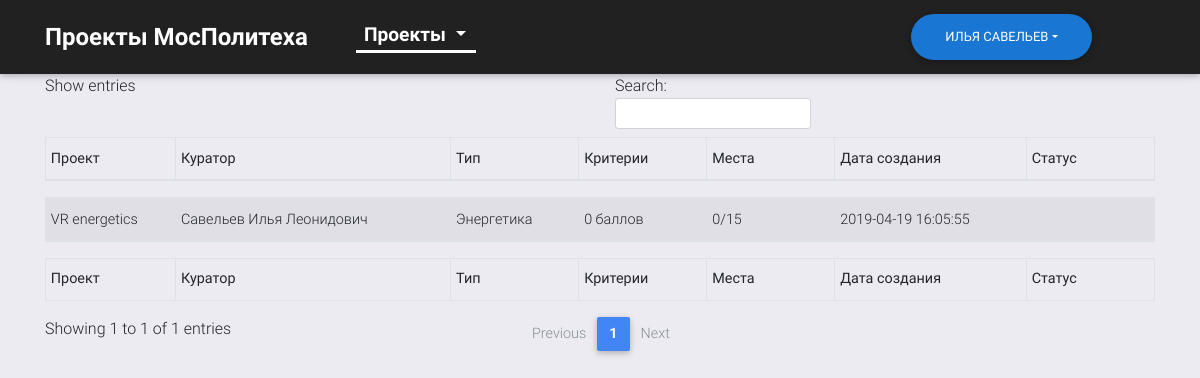
/myprojectlist (signed in), run on the app's committed database.
### tables this page shows
CREATE TABLE `projects` (
  `id` int(10) unsigned NOT NULL AUTO_INCREMENT,
  `image` varchar(128) NOT NULL,
  `title` varchar(128) NOT NULL,
  `curator` varchar(255) NOT NULL,
  `description` mediumtext NOT NULL,
  `type` varchar(32) NOT NULL,
  `curator_id` int(11) unsigned NOT NULL,
  `criteria_sum` int(3) unsigned NOT NULL DEFAULT '0',
  `status` int(2) unsigned NOT NULL DEFAULT '0',
  `team/students` varchar(64) NOT NULL,
  `mes` int(5) unsigned NOT NULL DEFAULT '0',
  `timeCreated` timestamp NOT NULL DEFAULT CURRENT_TIMESTAMP,
  PRIMARY KEY (`id`)
);

### config/routes.php (called while the page is built)
<?php
return array (
    'projects/search-(.*)/([ab][ab])/page-([0-9]+)' => 'home/index/$3/$2/$1',
    'projects/search-(.*)/page-([0-9]+)' => 'home/index/$2/no/$1/',
    'projects/search-(.*)/([ab][ab])' => 'home/index/1/$2/$1',
    'projects/search-(.*)' => 'home/index/1/no/$1',
    'projects/([а-яА-ЯЁёa-zA-Z]+)/([ab][ab])/page-([0-9]+)' => 'home/category/$1/$3/$2',
    'projects/([а-яА-ЯЁёa-zA-Z]+)/([ab][ab])' => 'home/category/$1/1/$2',
    'projects/([ab][ab])/page-([0-9]+)' => 'home/index/$2/$1',
    'projects/([а-яА-ЯЁёa-zA-Z]+)/page-([0-9]+)' => 'home/category/$1/$2',
    'projects/page-([0-9]+)' => 'home/index/$1',
    'page-([0-9]+)' => 'home/index/$1',
    'projects/([ab][ab])' => 'home/index/1/$1',
    'projects/([а-яА-ЯЁёa-zA-Z]+)' => 'home/category/$1',
    'projects' => 'home/index',
    'myprojectlist' => 'project/myProjects',
    'createTeam' => 'project/createTeam',
    'projectTeam' => 'project/projectTeam',
    'addCriteria-id([0-9]+)' => 'project/createCriteria/$1',
    'project/id-([0-9]+)' => 'project/index/$1',
    'profile/addProject' => 'profile/add',
    'profile/newtype' => 'profile/newtype',
    'profile/showaccs' => 'profile/showaccs',
    'profile/editacc/id([0-9]+)' => 'profile/accountEdit/2/$1',
    'profile/newacc' => 'profile/accountEdit/1',
    'profile' => 'profile/index',
    'login' => 'login/index',
    'logout' => 'login/logout',
    'notfound' => 'notfound/index',
    '' => 'home/index',
    );

### controllers/ProjectController.php (called while the page is built, shortened)
<?php
class ProjectController
{
    public function actionMyProjects()
    {
        $projects = Project::getProjectsByLEC($_SESSION['user']['id'], $_SESSION['user']['project_type']);
        require(ROOT.'/views/project/my-projects.phtml');
        return true;
    }
}

### index.php (called while the page is built, shortened)
<?php
$router = new Router();
$router->run();

### models/Project.php (called while the page is built, shortened)
<?php
class Project
{
    public static function getProjectsByLEC($id, $type)
    {
        $db = Db::getConnection();
        $projectList = array();
        $sql = 'SELECT id, title, curator, type, status, criteria_sum, `team/students`, mes, timeCreated FROM projects WHERE curator_id = :id';
        $result = $db->prepare($sql);
        $result->bindParam(':id', $id, PDO::PARAM_INT);
        $result->execute();
        $i = 0;
        while ($row = $result->fetch())
        {
            $projectList[$i]['id'] = $row['id'];
            $projectList[$i]['title'] = $row['title'];
            $projectList[$i]['type'] = $row['type'];
            $projectList[$i]['curator'] = $row['curator'];
            $projectList[$i]['team/students'] = $row['team/students'];
            $projectList[$i]['mes'] = $row['mes'];
            $projectList[$i]['timeCreated'] = $row['timeCreated'];
            $projectList[$i]['status'] = $row['status'];
            $projectList[$i]['criteria_sum'] = $row['criteria_sum'];
            $i++;
        }
        return $projectList;
    }
}

### views/project/my-projects.phtml (the view, shortened to what this page needs)
<?php $site = 'Мои Проекты';  include(ROOT.'/views/layouts/header.phtml'); ?>
<div class="flex-fill">
    <div class="container">
        <div class="table-wrapper-scroll-y my-custom-scrollbar">
        <table id="dtVerticalScroll" class="table table-striped table-bordered table-sm" cellspacing="0"
            width="100%">
            <thead>
                <tr>
                <th class="th-sm">Проект
                </th>
                <th class="th-sm">Куратор
                </th>
                <th class="th-sm">Тип
                </th>
                <th class="th-sm">Критерии
                </th>
                <th class="th-sm">Места
                </th>
                <th class="th-sm">Дата создания
                </th>
                <th class="th-sm">Статус
                </th>
                </tr>
            </thead>
            <tbody>
            <?php foreach($projects as $project)
                {
                    switch($project['status']) {
                        case 0:
                            $project['status'] = 'нехватает критериев';
                            break;
                    }
                    $cap = explode('/', $project['team/students']);
                    $cap = $cap[0]*$cap[1];
                    echo '<tr';
                    if ($project['status'] == 0) echo ' class="red lighten-5"';
                    echo '><td>'.$project['title'].'</td><td>'.$project['curator'].'</td><td>'.$project['type'].'</td><td>'.$project['criteria_sum'].' баллов</td><td>'.$project['mes'].'/'.$cap.'</td><td>'.$project['timeCreated'].'</td><td class="text-center">';
                    echo '</td></tr>';
                } ?>
            </tbody>
            <tfoot>
                <tr>
                <th>Проект
                </th>
                <th>Куратор
                </th>
                <th>Тип
                </th>
                <th>Критерии
                </th>
                <th>Места
                </th>
                <th>Дата создания
                </th>
                <th>Статус
                </th>
                </tr>
            </tfoot>
            </table>
        </div>
    </div>
</div>
</body>
</html>

### components/Router.php (shortened to what this page needs)
<?php
class Router
{
    private $routes;
    public function __construct()
    {
        $routesPath= ROOT.'/config/routes.php';
        $this->routes = include($routesPath);
    }
    private function getURI()
    {
        if (!empty($_SERVER['REQUEST_URI'])) {
            return trim($_SERVER['REQUEST_URI'], '/');
        }
    }
    public function run()
    {
        $uri = urldecode($this->getURI());
        foreach ($this->routes as $uriPattern => $path) {
            if (preg_match("~$uriPattern~", $uri)) {
                $internalRoute = preg_replace("~$uriPattern~", $path, $uri);
                $segments = explode('/', urldecode($internalRoute));
                $controllerName = array_shift($segments). 'Controller';
                $actionName = 'action' . ucfirst(array_shift($segments));
                $parameters = $segments;
                $controllerObject = new $controllerName;
                if (method_exists($controllerObject, $actionName)) {
                $result = call_user_func_array(array($controllerObject, $actionName), $parameters);}
                else
                {
                    self::ErrorPage404();
                }
                if ($result != null) {
                    break;
                }
            }
        }
    }
}
?>

### template/css/main.css (style rules this page uses)
body { background-color: #edebf2; min-height: 100vh; }
#request-table th, td { white-space: nowrap; }
table.dataTable thead .sorting:after, table.dataTable thead .sorting:before, table.dataTable thead .sorting_asc:after, table.dataTable thead .sorting_asc:before, table.dataTable thead .sorting_asc_disabled:after, table.dataTable thead .sorting_asc_disabled:before, table.dataTable thead .sorting_desc:after, table.dataTable thead .sorting_desc:before, table.dataTable thead .sorting_desc_disabled:after, table.dataTable thead .sorting_desc_disabled:before { bottom: .5em; }

### data on the page
projects: title "VR energetics", curator "Савельев Илья Леонидович", type "Энергетика", criteria_sum "0", mes "0", value "15", timeCreated "2019-04-19 16:05:55"
